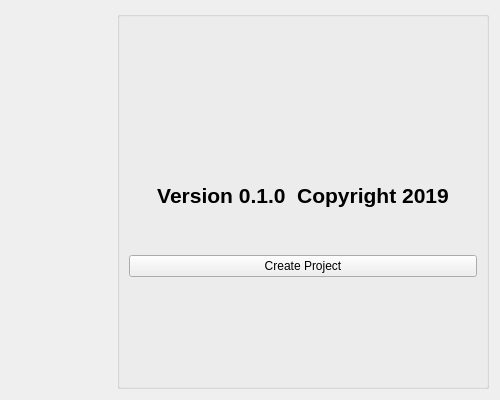
<?xml version="1.0" encoding="UTF-8"?>
<ui version="4.0">
 <class>Form</class>
 <widget class="QWidget" name="Form">
  <property name="enabled">
   <bool>true</bool>
  </property>
  <property name="geometry">
   <rect>
    <x>0</x>
    <y>0</y>
    <width>500</width>
    <height>400</height>
   </rect>
  </property>
  <property name="sizePolicy">
   <sizepolicy hsizetype="Fixed" vsizetype="Fixed">
    <horstretch>0</horstretch>
    <verstretch>0</verstretch>
   </sizepolicy>
  </property>
  <property name="minimumSize">
   <size>
    <width>500</width>
    <height>400</height>
   </size>
  </property>
  <property name="maximumSize">
   <size>
    <width>500</width>
    <height>400</height>
   </size>
  </property>
  <property name="baseSize">
   <size>
    <width>0</width>
    <height>0</height>
   </size>
  </property>
  <property name="windowTitle">
   <string>Welcome To Hazutrend</string>
  </property>
  <layout class="QGridLayout" name="gridLayout">
   <item row="1" column="0">
    <widget class="QLabel" name="label">
     <property name="maximumSize">
      <size>
       <width>100</width>
       <height>16777215</height>
      </size>
     </property>
     <property name="text">
      <string/>
     </property>
    </widget>
   </item>
   <item row="1" column="1">
    <widget class="QGroupBox" name="groupBox">
     <property name="title">
      <string/>
     </property>
     <layout class="QVBoxLayout" name="verticalLayout">
      <item>
       <widget class="QLabel" name="logoLabel">
        <property name="sizePolicy">
         <sizepolicy hsizetype="Maximum" vsizetype="Maximum">
          <horstretch>0</horstretch>
          <verstretch>0</verstretch>
         </sizepolicy>
        </property>
        <property name="minimumSize">
         <size>
          <width>0</width>
          <height>0</height>
         </size>
        </property>
        <property name="maximumSize">
         <size>
          <width>450</width>
          <height>400</height>
         </size>
        </property>
        <property name="font">
         <font>
          <weight>75</weight>
          <bold>true</bold>
         </font>
        </property>
        <property name="toolTip">
         <string>Logo</string>
        </property>
        <property name="text">
         <string/>
        </property>
        <property name="alignment">
         <set>Qt::AlignCenter</set>
        </property>
       </widget>
      </item>
      <item>
       <widget class="QLabel" name="versionLabel">
        <property name="font">
         <font>
          <pointsize>16</pointsize>
          <weight>75</weight>
          <bold>true</bold>
         </font>
        </property>
        <property name="text">
         <string>Version 0.1.0  Copyright 2019</string>
        </property>
        <property name="alignment">
         <set>Qt::AlignCenter</set>
        </property>
       </widget>
      </item>
      <item>
       <widget class="QPushButton" name="createProjectButton">
        <property name="text">
         <string>Create Project</string>
        </property>
       </widget>
      </item>
      <item>
       <spacer name="verticalSpacer_2">
        <property name="orientation">
         <enum>Qt::Vertical</enum>
        </property>
        <property name="sizeType">
         <enum>QSizePolicy::Maximum</enum>
        </property>
        <property name="sizeHint" stdset="0">
         <size>
          <width>40</width>
          <height>100</height>
         </size>
        </property>
       </spacer>
      </item>
     </layout>
    </widget>
   </item>
  </layout>
 </widget>
 <resources/>
 <connections/>
</ui>
